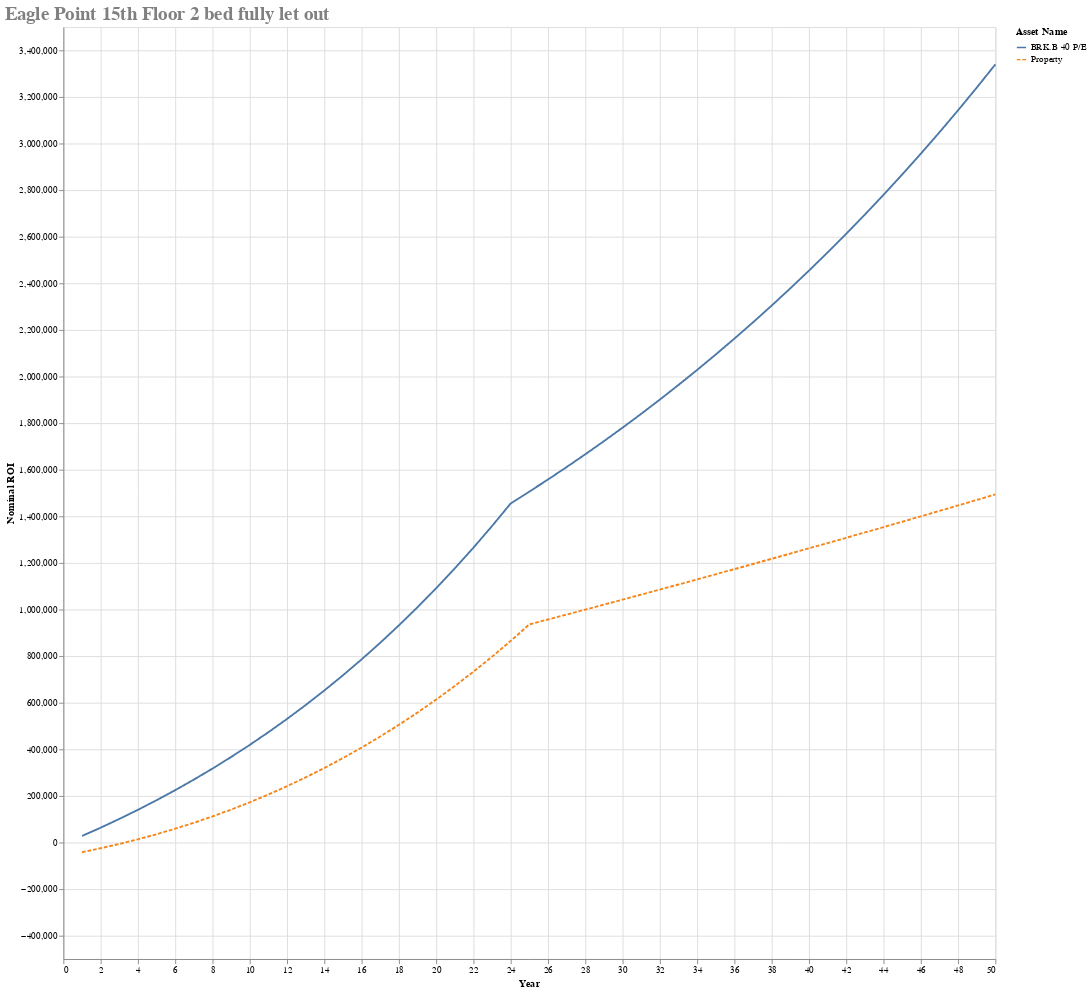

The notebook cell this image was saved under:
### Code cell
# Even here I'd have to live in the property for 4 years for buying it to make sense vs renting it
property_price = 1050000
#repayment_mortgage =  RepaymentMortgage(850000*0.75, 25, fixed_interest_rate,
#                             {1 * 12: 0.1, 2 * 12: 0.1, 3 * 12: 0.1, 4 * 12: 0.1, 5 * 12: 1})

repayment_mortgage =  RepaymentMortgage(property_price*0.85, 25, fixed_interest_rate)

asset_name = "Property"
asset_dictionary[asset_name] = LeaseholdProperty(False, property_price,
                                                                                       monthly_gross_rental=3300,
                                                                                       rental_tax=0.45,
                                                                                       months_occupied_out_of_12=8,
                                                                                       agency_percentage=lixing_agency_percentage,
                                                                                       annual_service_charge=7 * 456,
                                                                                       annual_ground_rent=600,
                                                                                       mortgage = repayment_mortgage)
opportunity_cost_property = asset_dictionary[asset_name]
opportunity_cost_property.will_you_live_in_this = False

yearly_principle_repayments = []
previous_year = opportunity_cost_property.mortgage.total_principle_paid(1)
yearly_principle_repayments.append(previous_year)
for year in range(2, 25):
    current_year = opportunity_cost_property.mortgage.total_principle_paid(year)
    yearly_principle_repayments.append(current_year - previous_year)
    previous_year = current_year
#print(repayment_mortgage.payment_table)
print(yearly_principle_repayments)
asset_dictionary["BRK.B 40 P/E"] = HLStock(opportunity_cost_property.property_value*.25, stock_price_to_earnings, yearly_principle_repayments)
(headers, table, graph_source) = generateHeaderTableAndGraphSource()
alt.Chart(graph_source).mark_line().encode(x='Year', y='Nominal ROI', color='Asset Name', strokeDash='Asset Name'
    ).properties(width=1000, height=1000, title=f'Eagle Point 15th Floor 2 bed fully let out'
    ).configure_title(fontSize=20, font='Courier', anchor='start', color='gray')

### Figure 1 — Vega-Lite specification as saved in the notebook (floating-point values rounded to 4 significant figures)
{"config": {"view": {"continuousWidth": 300, "continuousHeight": 300}, "title": {"anchor": "start", "color": "gray", "font": "Courier", "fontSize": 20}}, "data": {"name": "data-21acd15b6e4b5385341b38127ec1d6df"}, "mark": {"type": "line"}, "encoding": {"color": {"field": "Asset Name", "type": "nominal"}, "strokeDash": {"field": "Asset Name", "type": "nominal"}, "x": {"field": "Year", "type": "quantitative"}, "y": {"field": "Nominal ROI", "type": "quantitative"}}, "height": 1000, "title": "Eagle Point 15th Floor 2 bed fully let out", "width": 1000, "$schema": "https://vega.github.io/schema/vega-lite/v6.1.0.json", "datasets": {"data-21acd15b6e4b5385341b38127ec1d6df": [{"Asset Name": "Property", "Year": 1, "Nominal ROI": -41610.0, "% ROI Year on Year": -0.2642, "% ROI": -0.2642, "Nominal Profit": -19450.0}, {"Asset Name": "Property", "Year": 2, "Nominal ROI": -24440.0, "% ROI Year on Year": -0.07478, "% ROI": 0.109, "Nominal Profit": -15610.0}, {"Asset Name": "Property", "Year": 3, "Nominal ROI": -6123.0, "% ROI Year on Year": -0.0128, "% ROI": 0.1163, "Nominal Profit": -14820.0}, {"Asset Name": "Property", "Year": 4, "Nominal ROI": 13890.0, "% ROI Year on Year": 0.02135, "% ROI": 0.1271, "Nominal Profit": -14010.0}, {"Asset Name": "Property", "Year": 5, "Nominal ROI": 35650.0, "% ROI Year on Year": 0.04165, "% ROI": 0.1382, "Nominal Profit": -13170.0}, {"Asset Name": "Property", "Year": 6, "Nominal ROI": 59220.0, "% ROI Year on Year": 0.05464, "% ROI": 0.1496, "Nominal Profit": -12310.0}, {"Asset Name": "Property", "Year": 7, "Nominal ROI": 84650.0, "% ROI Year on Year": 0.06338, "% ROI": 0.1615, "Nominal Profit": -11420.0}, {"Asset Name": "Property", "Year": 8, "Nominal ROI": 112000.0, "% ROI Year on Year": 0.06945, "% ROI": 0.1737, "Nominal Profit": -10500.0}, {"Asset Name": "Property", "Year": 9, "Nominal ROI": 141300.0, "% ROI Year on Year": 0.07376, "% ROI": 0.1862, "Nominal Profit": -9550.0}, {"Asset Name": "Property", "Year": 10, "Nominal ROI": 172700.0, "% ROI Year on Year": 0.07684, "% ROI": 0.1992, "Nominal Profit": -8571.0}, {"Asset Name": "Property", "Year": 11, "Nominal ROI": 206200.0, "% ROI Year on Year": 0.07904, "% ROI": 0.2125, "Nominal Profit": -7561.0}, {"Asset Name": "Property", "Year": 12, "Nominal ROI": 241800.0, "% ROI Year on Year": 0.08061, "% ROI": 0.2263, "Nominal Profit": -6518.0}, {"Asset Name": "Property", "Year": 13, "Nominal ROI": 279700.0, "% ROI Year on Year": 0.0817, "% ROI": 0.2405, "Nominal Profit": -5443.0}, {"Asset Name": "Property", "Year": 14, "Nominal ROI": 319900.0, "% ROI Year on Year": 0.08243, "% ROI": 0.2551, "Nominal Profit": -4332.0}, {"Asset Name": "Property", "Year": 15, "Nominal ROI": 362400.0, "% ROI Year on Year": 0.08287, "% ROI": 0.2702, "Nominal Profit": -3187.0}, {"Asset Name": "Property", "Year": 16, "Nominal ROI": 407400.0, "% ROI Year on Year": 0.0831, "% ROI": 0.2858, "Nominal Profit": -2005.0}, {"Asset Name": "Property", "Year": 17, "Nominal ROI": 455000.0, "% ROI Year on Year": 0.08317, "% ROI": 0.3018, "Nominal Profit": -784.9}, {"Asset Name": "Property", "Year": 18, "Nominal ROI": 505100.0, "% ROI Year on Year": 0.08309, "% ROI": 0.3184, "Nominal Profit": 473.8}, {"Asset Name": "Property", "Year": 19, "Nominal ROI": 558000.0, "% ROI Year on Year": 0.08292, "% ROI": 0.3354, "Nominal Profit": 1773.0}, {"Asset Name": "Property", "Year": 20, "Nominal ROI": 613600.0, "% ROI Year on Year": 0.08266, "% ROI": 0.353, "Nominal Profit": 3113.0}, {"Asset Name": "Property", "Year": 21, "Nominal ROI": 672000.0, "% ROI Year on Year": 0.08233, "% ROI": 0.3712, "Nominal Profit": 4496.0}, {"Asset Name": "Property", "Year": 22, "Nominal ROI": 733400.0, "% ROI Year on Year": 0.08195, "% ROI": 0.3899, "Nominal Profit": 5923.0}, {"Asset Name": "Property", "Year": 23, "Nominal ROI": 797900.0, "% ROI Year on Year": 0.08153, "% ROI": 0.4092, "Nominal Profit": 7396.0}, {"Asset Name": "Property", "Year": 24, "Nominal ROI": 865500.0, "% ROI Year on Year": 0.08108, "% ROI": 0.4291, "Nominal Profit": 8916.0}, {"Asset Name": "Property", "Year": 25, "Nominal ROI": 936300.0, "% ROI Year on Year": 0.0806, "% ROI": 0.4496, "Nominal Profit": 10480.0}, {"Asset Name": "Property", "Year": 26, "Nominal ROI": 957300.0, "% ROI Year on Year": 0.07818, "% ROI": 0.1336, "Nominal Profit": 11350.0}, {"Asset Name": "Property", "Year": 27, "Nominal ROI": 978500.0, "% ROI Year on Year": 0.07592, "% ROI": 0.1342, "Nominal Profit": 11350.0}, {"Asset Name": "Property", "Year": 28, "Nominal ROI": 999700.0, "% ROI Year on Year": 0.07382, "% ROI": 0.1349, "Nominal Profit": 11350.0}, {"Asset Name": "Property", "Year": 29, "Nominal ROI": 1021000.0, "% ROI Year on Year": 0.07187, "% ROI": 0.1355, "Nominal Profit": 11350.0}, {"Asset Name": "Property", "Year": 30, "Nominal ROI": 1042000.0, "% ROI Year on Year": 0.07003, "% ROI": 0.1361, "Nominal Profit": 11350.0}, {"Asset Name": "Property", "Year": 31, "Nominal ROI": 1064000.0, "% ROI Year on Year": 0.06831, "% ROI": 0.1368, "Nominal Profit": 11350.0}, {"Asset Name": "Property", "Year": 32, "Nominal ROI": 1086000.0, "% ROI Year on Year": 0.06669, "% ROI": 0.1374, "Nominal Profit": 11350.0}, {"Asset Name": "Property", "Year": 33, "Nominal ROI": 1107000.0, "% ROI Year on Year": 0.06517, "% ROI": 0.1381, "Nominal Profit": 11350.0}, {"Asset Name": "Property", "Year": 34, "Nominal ROI": 1129000.0, "% ROI Year on Year": 0.06373, "% ROI": 0.1387, "Nominal Profit": 11350.0}, {"Asset Name": "Property", "Year": 35, "Nominal ROI": 1151000.0, "% ROI Year on Year": 0.06236, "% ROI": 0.1394, "Nominal Profit": 11350.0}, {"Asset Name": "Property", "Year": 36, "Nominal ROI": 1173000.0, "% ROI Year on Year": 0.06107, "% ROI": 0.1401, "Nominal Profit": 11350.0}, {"Asset Name": "Property", "Year": 37, "Nominal ROI": 1195000.0, "% ROI Year on Year": 0.05985, "% ROI": 0.1408, "Nominal Profit": 11350.0}, {"Asset Name": "Property", "Year": 38, "Nominal ROI": 1218000.0, "% ROI Year on Year": 0.05868, "% ROI": 0.1414, "Nominal Profit": 11350.0}, {"Asset Name": "Property", "Year": 39, "Nominal ROI": 1240000.0, "% ROI Year on Year": 0.05757, "% ROI": 0.1421, "Nominal Profit": 11350.0}, {"Asset Name": "Property", "Year": 40, "Nominal ROI": 1263000.0, "% ROI Year on Year": 0.05652, "% ROI": 0.1428, "Nominal Profit": 11350.0}, {"Asset Name": "Property", "Year": 41, "Nominal ROI": 1285000.0, "% ROI Year on Year": 0.05551, "% ROI": 0.1435, "Nominal Profit": 11350.0}, {"Asset Name": "Property", "Year": 42, "Nominal ROI": 1308000.0, "% ROI Year on Year": 0.05454, "% ROI": 0.1443, "Nominal Profit": 11350.0}, {"Asset Name": "Property", "Year": 43, "Nominal ROI": 1331000.0, "% ROI Year on Year": 0.05362, "% ROI": 0.145, "Nominal Profit": 11350.0}, {"Asset Name": "Property", "Year": 44, "Nominal ROI": 1354000.0, "% ROI Year on Year": 0.05274, "% ROI": 0.1457, "Nominal Profit": 11350.0}, {"Asset Name": "Property", "Year": 45, "Nominal ROI": 1377000.0, "% ROI Year on Year": 0.05189, "% ROI": 0.1464, "Nominal Profit": 11350.0}, {"Asset Name": "Property", "Year": 46, "Nominal ROI": 1400000.0, "% ROI Year on Year": 0.05107, "% ROI": 0.1472, "Nominal Profit": 11350.0}, {"Asset Name": "Property", "Year": 47, "Nominal ROI": 1423000.0, "% ROI Year on Year": 0.05029, "% ROI": 0.1479, "Nominal Profit": 11350.0}, {"Asset Name": "Property", "Year": 48, "Nominal ROI": 1447000.0, "% ROI Year on Year": 0.04954, "% ROI": 0.1487, "Nominal Profit": 11350.0}, {"Asset Name": "Property", "Year": 49, "Nominal ROI": 1470000.0, "% ROI Year on Year": 0.04882, "% ROI": 0.1495, "Nominal Profit": 11350.0}, {"Asset Name": "Property", "Year": 50, "Nominal ROI": 1494000.0, "% ROI Year on Year": 0.04812, "% ROI": 0.1502, "Nominal Profit": 11350.0}, {"Asset Name": "BRK.B 40 P/E", "Year": 1, "Nominal ROI": 28050.0, "% ROI Year on Year": 0.1069, "% ROI": 0.1069, "Nominal Profit": 31370.0}, {"Asset Name": "BRK.B 40 P/E", "Year": 2, "Nominal ROI": 63740.0, "% ROI Year on Year": 0.1148, "% ROI": 0.1359, "Nominal Profit": 33030.0}, {"Asset Name": "BRK.B 40 P/E", "Year": 3, "Nominal ROI": 101200.0, "% ROI Year on Year": 0.1148, "% ROI": 0.1426, "Nominal Profit": 34760.0}, {"Asset Name": "BRK.B 40 P/E", "Year": 4, "Nominal ROI": 140400.0, "% ROI Year on Year": 0.1131, "% ROI": 0.1496, "Nominal Profit": 36570.0}, {"Asset Name": "BRK.B 40 P/E", "Year": 5, "Nominal ROI": 181600.0, "% ROI Year on Year": 0.1109, "% ROI": 0.1569, "Nominal Profit": 38450.0}, {"Asset Name": "BRK.B 40 P/E", "Year": 6, "Nominal ROI": 224800.0, "% ROI Year on Year": 0.1086, "% ROI": 0.1645, "Nominal Profit": 40410.0}, {"Asset Name": "BRK.B 40 P/E", "Year": 7, "Nominal ROI": 270000.0, "% ROI Year on Year": 0.1063, "% ROI": 0.1724, "Nominal Profit": 42460.0}, {"Asset Name": "BRK.B 40 P/E", "Year": 8, "Nominal ROI": 317400.0, "% ROI Year on Year": 0.1042, "% ROI": 0.1806, "Nominal Profit": 44590.0}, {"Asset Name": "BRK.B 40 P/E", "Year": 9, "Nominal ROI": 367100.0, "% ROI Year on Year": 0.1021, "% ROI": 0.1892, "Nominal Profit": 46810.0}, {"Asset Name": "BRK.B 40 P/E", "Year": 10, "Nominal ROI": 419100.0, "% ROI Year on Year": 0.1001, "% ROI": 0.1981, "Nominal Profit": 49130.0}, {"Asset Name": "BRK.B 40 P/E", "Year": 11, "Nominal ROI": 473500.0, "% ROI Year on Year": 0.09826, "% ROI": 0.2074, "Nominal Profit": 51540.0}, {"Asset Name": "BRK.B 40 P/E", "Year": 12, "Nominal ROI": 530500.0, "% ROI Year on Year": 0.09651, "% ROI": 0.2171, "Nominal Profit": 54060.0}, {"Asset Name": "BRK.B 40 P/E", "Year": 13, "Nominal ROI": 590200.0, "% ROI Year on Year": 0.09486, "% ROI": 0.2272, "Nominal Profit": 56680.0}, {"Asset Name": "BRK.B 40 P/E", "Year": 14, "Nominal ROI": 652600.0, "% ROI Year on Year": 0.09329, "% ROI": 0.2377, "Nominal Profit": 59410.0}, {"Asset Name": "BRK.B 40 P/E", "Year": 15, "Nominal ROI": 717800.0, "% ROI Year on Year": 0.09182, "% ROI": 0.2486, "Nominal Profit": 62250.0}, {"Asset Name": "BRK.B 40 P/E", "Year": 16, "Nominal ROI": 786100.0, "% ROI Year on Year": 0.09042, "% ROI": 0.26, "Nominal Profit": 65210.0}, {"Asset Name": "BRK.B 40 P/E", "Year": 17, "Nominal ROI": 857500.0, "% ROI Year on Year": 0.08909, "% ROI": 0.2719, "Nominal Profit": 68290.0}, {"Asset Name": "BRK.B 40 P/E", "Year": 18, "Nominal ROI": 932100.0, "% ROI Year on Year": 0.08783, "% ROI": 0.2842, "Nominal Profit": 71500.0}, {"Asset Name": "BRK.B 40 P/E", "Year": 19, "Nominal ROI": 1010000.0, "% ROI Year on Year": 0.08663, "% ROI": 0.2971, "Nominal Profit": 74850.0}, {"Asset Name": "BRK.B 40 P/E", "Year": 20, "Nominal ROI": 1092000.0, "% ROI Year on Year": 0.08549, "% ROI": 0.3105, "Nominal Profit": 78320.0}, {"Asset Name": "BRK.B 40 P/E", "Year": 21, "Nominal ROI": 1177000.0, "% ROI Year on Year": 0.0844, "% ROI": 0.3244, "Nominal Profit": 81940.0}, {"Asset Name": "BRK.B 40 P/E", "Year": 22, "Nominal ROI": 1266000.0, "% ROI Year on Year": 0.08336, "% ROI": 0.3389, "Nominal Profit": 85710.0}, {"Asset Name": "BRK.B 40 P/E", "Year": 23, "Nominal ROI": 1359000.0, "% ROI Year on Year": 0.08237, "% ROI": 0.3539, "Nominal Profit": 89640.0}, {"Asset Name": "BRK.B 40 P/E", "Year": 24, "Nominal ROI": 1456000.0, "% ROI Year on Year": 0.08142, "% ROI": 0.3696, "Nominal Profit": 93720.0}, {"Asset Name": "BRK.B 40 P/E", "Year": 25, "Nominal ROI": 1506000.0, "% ROI Year on Year": 0.0793, "% ROI": 0.1926, "Nominal Profit": 47230.0}, {"Asset Name": "BRK.B 40 P/E", "Year": 26, "Nominal ROI": 1558000.0, "% ROI Year on Year": 0.07733, "% ROI": 0.1979, "Nominal Profit": 48580.0}, {"Asset Name": "BRK.B 40 P/E", "Year": 27, "Nominal ROI": 1611000.0, "% ROI Year on Year": 0.07551, "% ROI": 0.2033, "Nominal Profit": 49970.0}, {"Asset Name": "BRK.B 40 P/E", "Year": 28, "Nominal ROI": 1666000.0, "% ROI Year on Year": 0.07383, "% ROI": 0.2089, "Nominal Profit": 51400.0}, {"Asset Name": "BRK.B 40 P/E", "Year": 29, "Nominal ROI": 1723000.0, "% ROI Year on Year": 0.07226, "% ROI": 0.2146, "Nominal Profit": 52870.0}, {"Asset Name": "BRK.B 40 P/E", "Year": 30, "Nominal ROI": 1780000.0, "% ROI Year on Year": 0.07079, "% ROI": 0.2205, "Nominal Profit": 54380.0}, {"Asset Name": "BRK.B 40 P/E", "Year": 31, "Nominal ROI": 1840000.0, "% ROI Year on Year": 0.06942, "% ROI": 0.2266, "Nominal Profit": 55930.0}, {"Asset Name": "BRK.B 40 P/E", "Year": 32, "Nominal ROI": 1901000.0, "% ROI Year on Year": 0.06814, "% ROI": 0.2328, "Nominal Profit": 57530.0}, {"Asset Name": "BRK.B 40 P/E", "Year": 33, "Nominal ROI": 1964000.0, "% ROI Year on Year": 0.06693, "% ROI": 0.2392, "Nominal Profit": 59170.0}, {"Asset Name": "BRK.B 40 P/E", "Year": 34, "Nominal ROI": 2028000.0, "% ROI Year on Year": 0.06579, "% ROI": 0.2458, "Nominal Profit": 60860.0}, {"Asset Name": "BRK.B 40 P/E", "Year": 35, "Nominal ROI": 2095000.0, "% ROI Year on Year": 0.06472, "% ROI": 0.2525, "Nominal Profit": 62600.0}, {"Asset Name": "BRK.B 40 P/E", "Year": 36, "Nominal ROI": 2163000.0, "% ROI Year on Year": 0.06371, "% ROI": 0.2595, "Nominal Profit": 64390.0}, {"Asset Name": "BRK.B 40 P/E", "Year": 37, "Nominal ROI": 2233000.0, "% ROI Year on Year": 0.06275, "% ROI": 0.2666, "Nominal Profit": 66230.0}, {"Asset Name": "BRK.B 40 P/E", "Year": 38, "Nominal ROI": 2305000.0, "% ROI Year on Year": 0.06185, "% ROI": 0.274, "Nominal Profit": 68120.0}, {"Asset Name": "BRK.B 40 P/E", "Year": 39, "Nominal ROI": 2379000.0, "% ROI Year on Year": 0.06098, "% ROI": 0.2815, "Nominal Profit": 70070.0}, {"Asset Name": "BRK.B 40 P/E", "Year": 40, "Nominal ROI": 2455000.0, "% ROI Year on Year": 0.06017, "% ROI": 0.2893, "Nominal Profit": 72070.0}, {"Asset Name": "BRK.B 40 P/E", "Year": 41, "Nominal ROI": 2533000.0, "% ROI Year on Year": 0.05939, "% ROI": 0.2973, "Nominal Profit": 74130.0}, {"Asset Name": "BRK.B 40 P/E", "Year": 42, "Nominal ROI": 2613000.0, "% ROI Year on Year": 0.05865, "% ROI": 0.3055, "Nominal Profit": 76250.0}, {"Asset Name": "BRK.B 40 P/E", "Year": 43, "Nominal ROI": 2695000.0, "% ROI Year on Year": 0.05794, "% ROI": 0.314, "Nominal Profit": 78430.0}, {"Asset Name": "BRK.B 40 P/E", "Year": 44, "Nominal ROI": 2780000.0, "% ROI Year on Year": 0.05726, "% ROI": 0.3227, "Nominal Profit": 80670.0}, {"Asset Name": "BRK.B 40 P/E", "Year": 45, "Nominal ROI": 2867000.0, "% ROI Year on Year": 0.05662, "% ROI": 0.3316, "Nominal Profit": 82970.0}, {"Asset Name": "BRK.B 40 P/E", "Year": 46, "Nominal ROI": 2956000.0, "% ROI Year on Year": 0.056, "% ROI": 0.3408, "Nominal Profit": 85350.0}, {"Asset Name": "BRK.B 40 P/E", "Year": 47, "Nominal ROI": 3048000.0, "% ROI Year on Year": 0.05541, "% ROI": 0.3502, "Nominal Profit": 87780.0}, {"Asset Name": "BRK.B 40 P/E", "Year": 48, "Nominal ROI": 3143000.0, "% ROI Year on Year": 0.05484, "% ROI": 0.3599, "Nominal Profit": 90290.0}, {"Asset Name": "BRK.B 40 P/E", "Year": 49, "Nominal ROI": 3240000.0, "% ROI Year on Year": 0.0543, "% ROI": 0.3699, "Nominal Profit": 92870.0}, {"Asset Name": "BRK.B 40 P/E", "Year": 50, "Nominal ROI": 3340000.0, "% ROI Year on Year": 0.05378, "% ROI": 0.3802, "Nominal Profit": 95530.0}]}}
